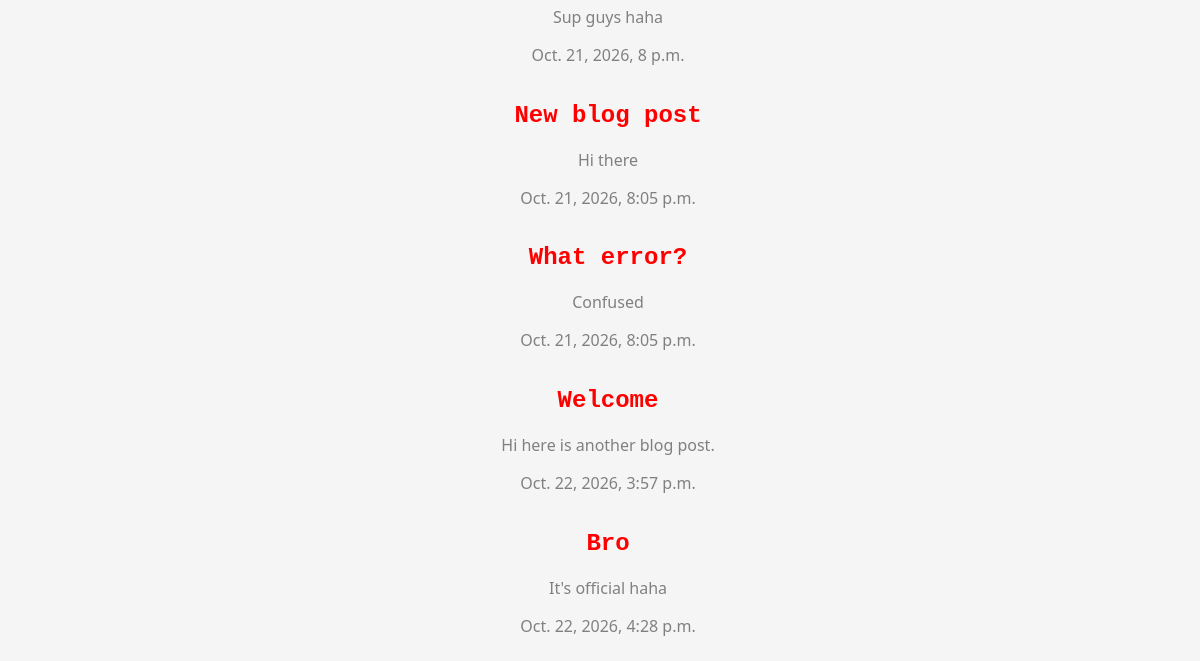
The app's page / (lower part), older data.
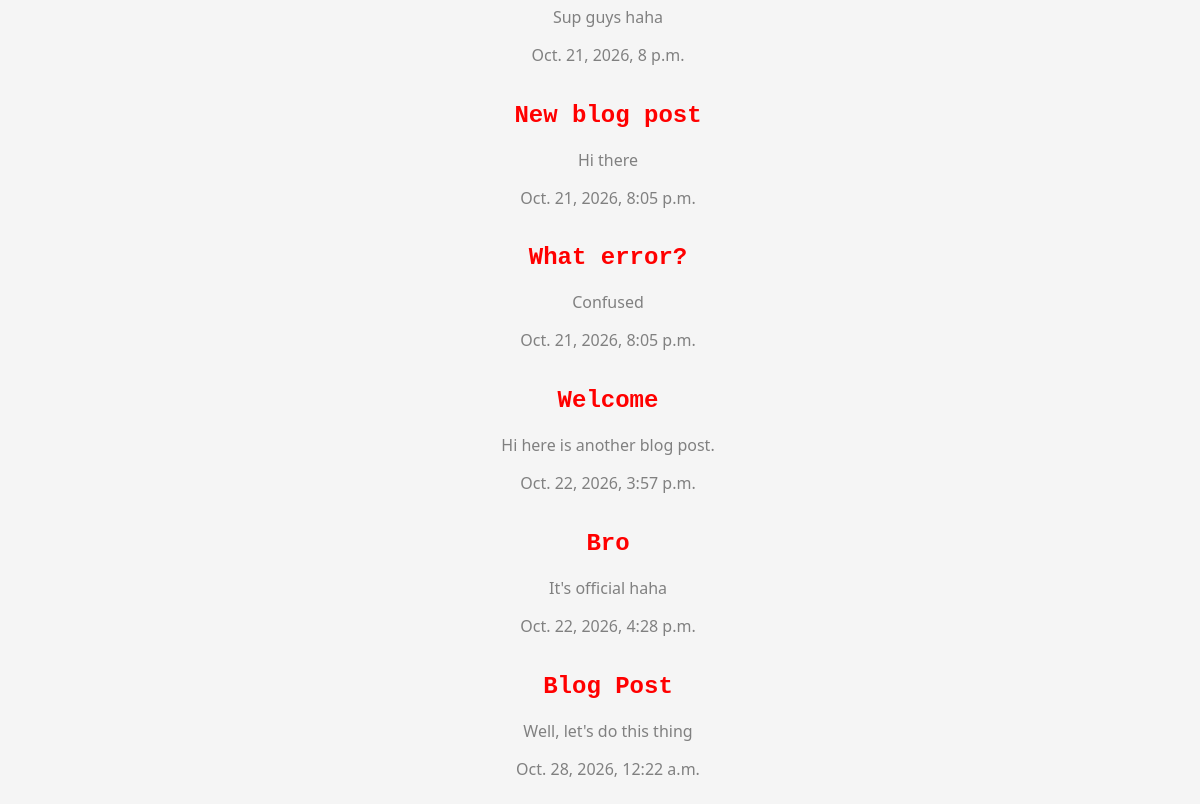
The same page, newer data.
### blog/models.py (models this page shows, shortened)
class Post(models.Model):
    title = models.CharField(max_length=200)
    author = models.ForeignKey(
    'auth.User',
    on_delete=models.CASCADE,
    )
    body = models.TextField(default="Enter Text Here")
    created_date = timezone.localtime(timezone.now())
    published_date = models.DateTimeField(auto_now_add=True,blank=True, null=True)

### blog/views.py (the view)
# urls.py: path('', BlogListView.as_view(), name='home'),
class BlogListView(ListView):
    model = Post
    template_name = 'home.html'

### templates/home.html
{% extends 'base.html' %}
{% block content %}
{% for post in object_list %}
<body>
<div class="post-entry">
<h2><a href="{% url 'post_detail' post.pk %}">{{ post.title }}</a></h2>
<p>{{ post.body }}</p>
<p>{{ post.published_date }}</p>
</div>
</body>
{% endfor %}
{% endblock content %}

Row changes from the older to the newer data that the page shows:
added Post: title "Blog Post", body "Well, let's do this thing", published_date "Oct. 28, 2026, 12:22 a.m."
